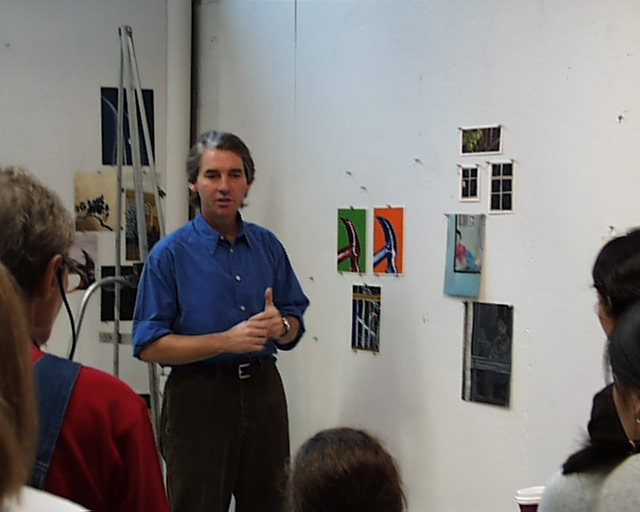
//> input picture images/pic.0002.jpg, 640 x 512 px
$ ./extractMultHist images/ images/pic.0001.jpg   (built with g++ and OpenCV 4)
//> lines starting //> are read from the running program, lines starting //| are printed output that depends on the picture
#include <opencv2/opencv.hpp>
#include <cstdio>
#include <cstdlib>
#include <cstring>
#include <dirent.h>
#include <vector>

using namespace cv;
using namespace std;

bool isImageFile(const char *name) {
    return strstr(name, ".jpg") || strstr(name, ".png") ||
           strstr(name, ".ppm") || strstr(name, ".tif");
}

const int H_BINS = 16;
const int S_BINS = 8;

vector<double> computeHist(const Mat &img) {
    Mat hsv;
    cvtColor(img, hsv, COLOR_BGR2HSV);

    vector<double> hist(H_BINS * S_BINS, 0);

    for (int y = 0; y < hsv.rows; y++) {
        for (int x = 0; x < hsv.cols; x++) {
            Vec3b pixel = hsv.at<Vec3b>(y, x);
            int h = pixel[0];
            int s = pixel[1];

            int hBin = (h * H_BINS) / 180;
            int sBin = (s * S_BINS) / 256;

            if (hBin >= H_BINS) hBin = H_BINS - 1;
            if (sBin >= S_BINS) sBin = S_BINS - 1;

            hist[hBin * S_BINS + sBin]++;
        }
    }

    double total = img.rows * img.cols;
    for (int i = 0; i < hist.size(); i++) {
        hist[i] /= total;
    }
    return hist;
}

int main(int argc, char *argv[]) {
    if (argc < 3) {
        printf("usage: %s <image_directory> <output_csv>\n", argv[0]);
        return -1;
    }

    char *dirname = argv[1];
    char *csvname = argv[2];

    DIR *dirp = opendir(dirname);
    if (!dirp) {
        printf("Cannot open directory %s\n", dirname);
        return -1;
    }

    FILE *fp = fopen(csvname, "w");
    if (!fp) {
        printf("Cannot open output file %s\n", csvname);
        return -1;
    }

    struct dirent *dp;
    char filename[512];

    while ((dp = readdir(dirp)) != NULL) {
        if (!isImageFile(dp->d_name))
            continue;

        sprintf(filename, "%s/%s", dirname, dp->d_name);
        Mat img = imread(filename);
//> img is the input picture: 512 rows x 640 cols, CV_8UC3; mean B, G, R 122.2, 123.4, 126.9
        if (img.empty())
            continue;

        // Whole image histogram
        vector<double> histWhole = computeHist(img);
//> in computeHist, `cvtColor(img, hsv, COLOR_BGR2HSV);`: hsv: 512 rows x 640 cols, CV_8UC3; mean H, S, V 55.7, 54.3, 132.7
//> after the loop in computeHist, `for (int y = 0; y < hsv.rows; y++)`: hist = 128 values, max 47943 at index 8, min 3 at index 54, mean 2560
//> the loop in computeHist, `for (int i = 0; i < hist.size(); i++)` made 128 passes
//> after the loop in computeHist, `for (int i = 0; i < hist.size(); i++)`: hist = 128 values, max 0.146 at index 8, min 9.16e-06 at index 54, mean 0.00781
//> histWhole has the same summary as hist in computeHist

        // Center crop histogram
        int cx = img.cols / 2;
//> cx = 320
        int cy = img.rows / 2;
//> cy = 256
        int w = img.cols / 2;
//> w = 320
        int h = img.rows / 2;
//> h = 256

        Rect centerRect(cx - w/2, cy - h/2, w, h);
//> centerRect = Rect(160, 128, 320, 256)
        Mat centerCrop = img(centerRect);
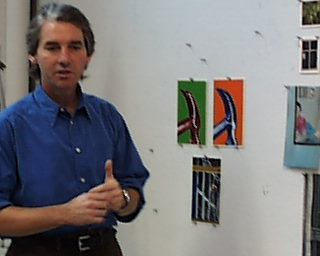
//> centerCrop: 256 rows x 320 cols, CV_8UC3; mean B, G, R 124.6, 123.2, 125

        vector<double> histCenter = computeHist(centerCrop);
//> in computeHist (call 2), `cvtColor(img, hsv, COLOR_BGR2HSV);`: hsv: 256 rows x 320 cols, CV_8UC3; mean H, S, V 63.3, 62, 136.4
//> the loop in computeHist (call 2), `for (int i = 0; i < hist.size(); i++)` made 128 passes
//> histCenter = 128 values, max 0.148 at index 16, min 0 at index 53, mean 0.00781

        // Write to CSV
        fprintf(fp, "%s", dp->d_name);

        for (double v : histWhole)
            fprintf(fp, ",%.6f", v);
//> this loop made 128 passes
//> v on passes 1 to 12: 0.0387, 0.00905, 0.0149, 0.0323, 0.0321, 0.00791, 0.00407, 0.00458, 0.146, 0.0195, 0.0235, 0.0359

        for (double v : histCenter)
            fprintf(fp, ",%.6f", v);
//> this loop made 128 passes
//> v on passes 1 to 12: 0.0165, 0.0089, 0.0136, 0.0292, 0.0443, 0.00918, 0.00648, 0.00659, 0.0664, 0.0193, 0.00724, 0.00873
//> pass 3 of the loop `while ((dp = readdir(dirp)) != NULL)`:
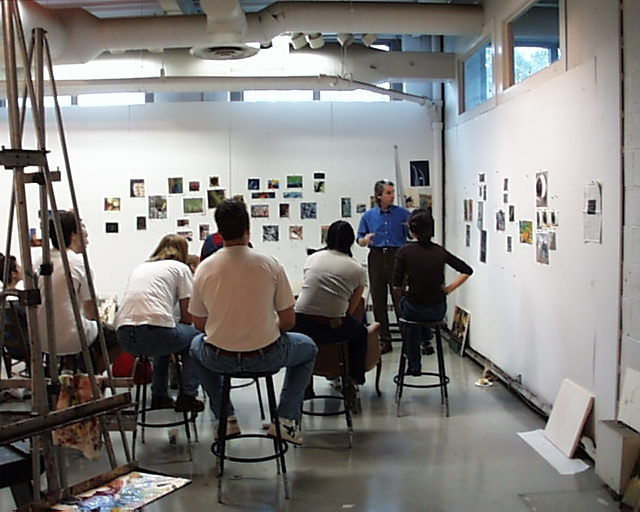
//> input picture images/pic.0001.jpg, 640 x 512 px
//> img is the input picture: 512 rows x 640 cols, CV_8UC3; mean B, G, R 127.9, 130.3, 132.7
//> hsv: 512 rows x 640 cols, CV_8UC3; mean H, S, V 53.2, 40.6, 137
//> histWhole = 128 values, max 0.0931 at index 0, min 0 at index 54, mean 0.00781
//> `Mat centerCrop = img(centerRect);`:
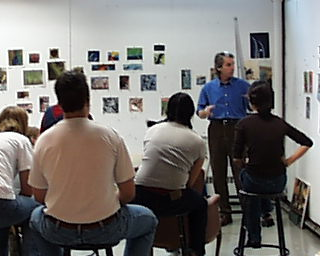
//> centerCrop: 256 rows x 320 cols, CV_8UC3; mean B, G, R 113.7, 116.1, 119.2
//> hsv: 256 rows x 320 cols, CV_8UC3; mean H, S, V 60.2, 55, 124.3
//> histCenter = 128 values, max 0.0809 at index 32, min 0 at index 54, mean 0.00781
//> the loop `for (double v : histWhole)` made 128 passes
//> v on passes 1 to 8: 0.0931, 0.0289, 0.0321, 0.0286, 0.0113, 0.00468, 0.0019, 0.00775
//> the loop `for (double v : histCenter)` made 128 passes
//> v on passes 1 to 8: 0.0261, 0.0245, 0.0391, 0.0592, 0.0194, 0.0072, 0.00173, 0.0103
//> the loop made 4 passes; the first 3 are shown
//> (the run ends here: the program crashes, at `if (!isImageFile(dp->d_name))`)
